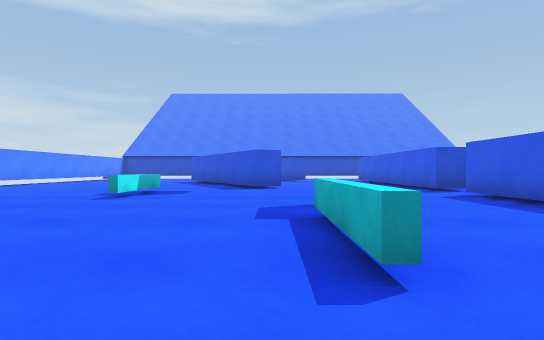
view 1 (above)

19 first-person views from a walk through a Unity game level. The camera is 0.51 m above the floor, looks level and sees 80° across. The floor is counted in squares, 1 m on a side. Each view is taken from the middle of a square. On the plan, view 1 faces up. The plan holds only what a view shows up to about 9 squares ahead; the rest is blank. The place goes on beyond the plan. The player character is not drawn. Surface patterns are stand-ins for the level's own textures.

view 2
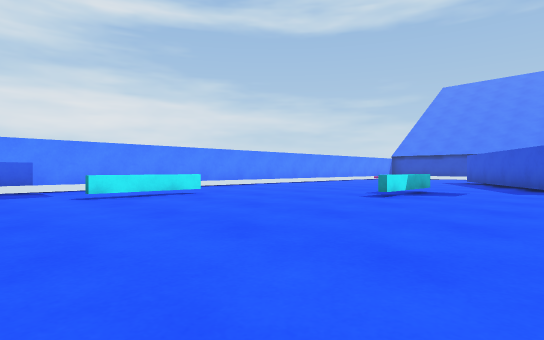

view 3
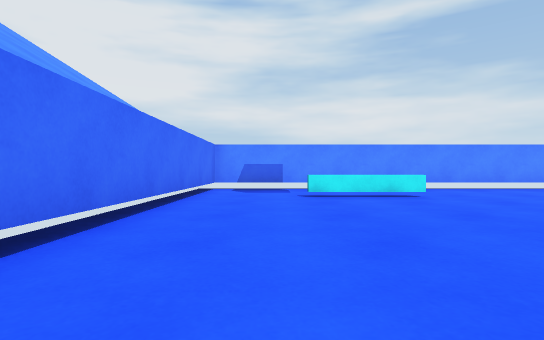

view 4
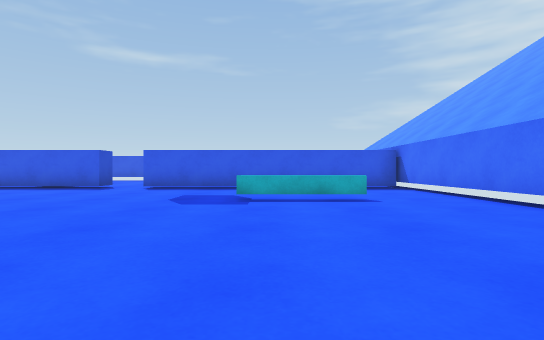

view 5
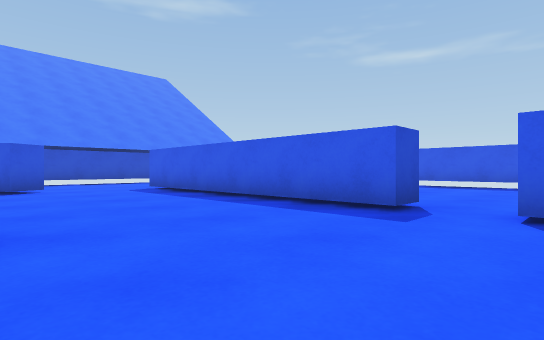

view 6
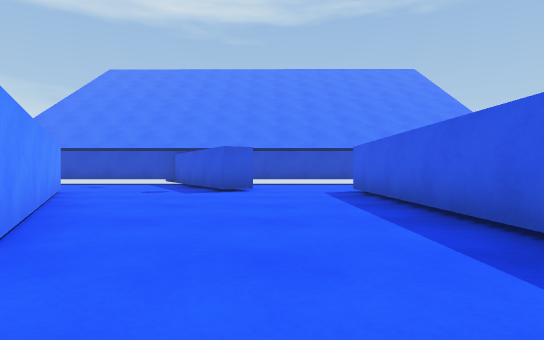

view 7
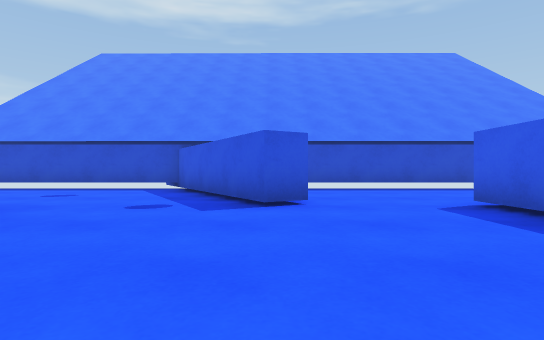

view 8
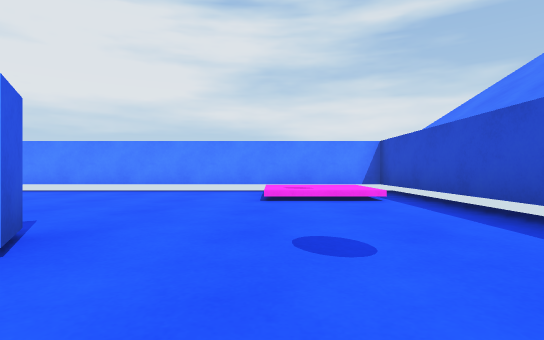

view 9
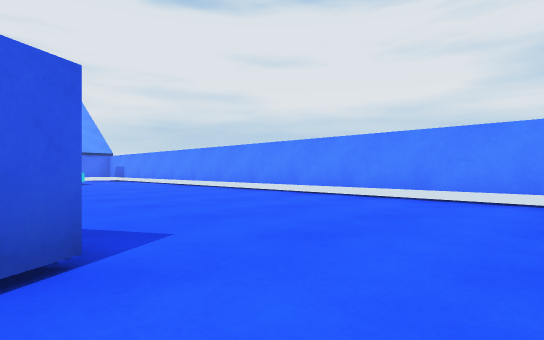

view 10
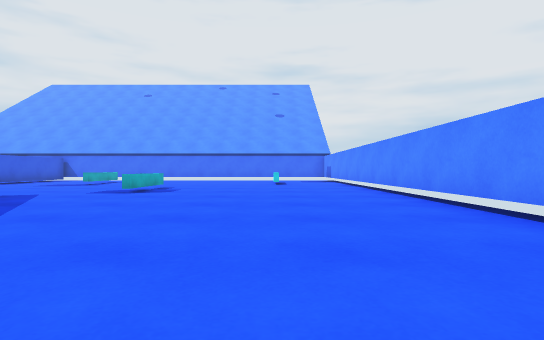

view 11
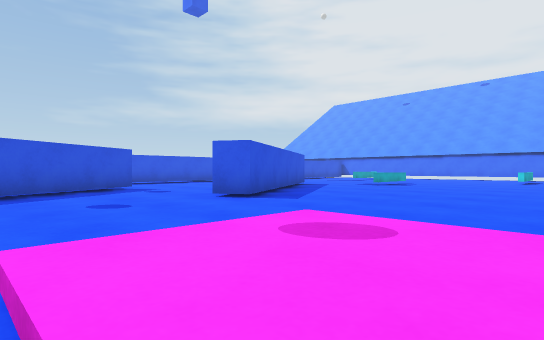

view 12
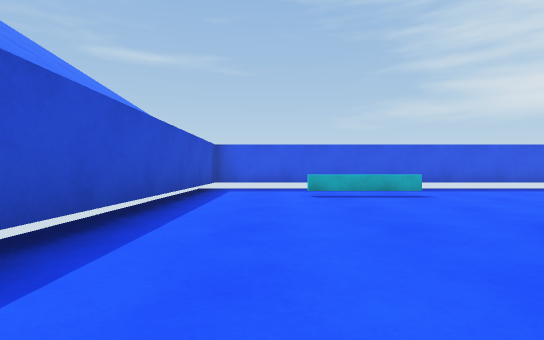

view 13
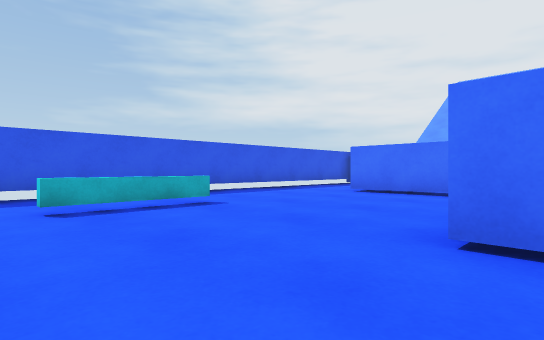

view 14
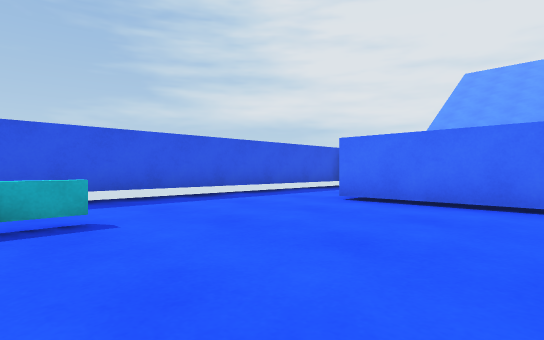

view 15
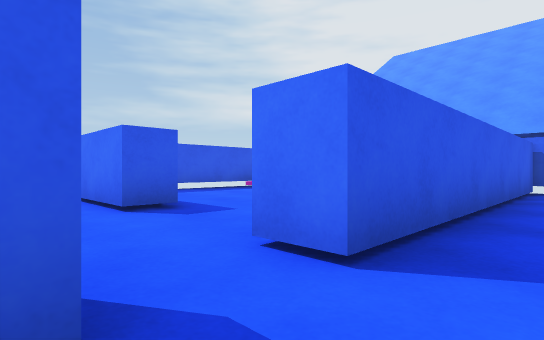

view 16
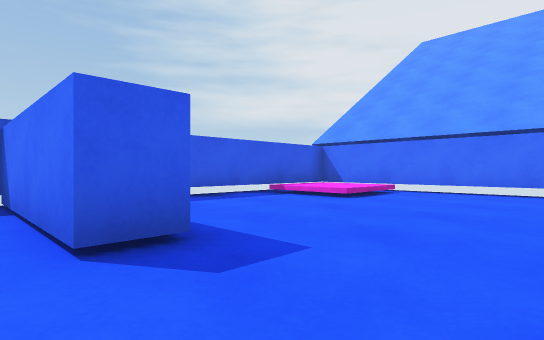

view 17
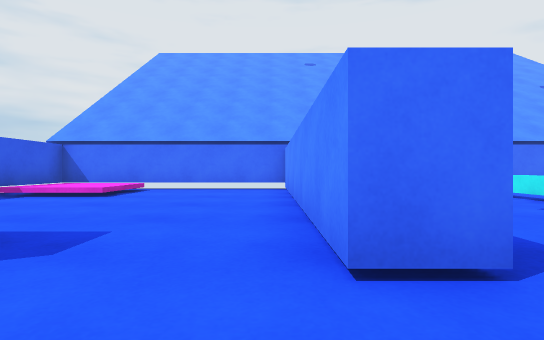

view 18
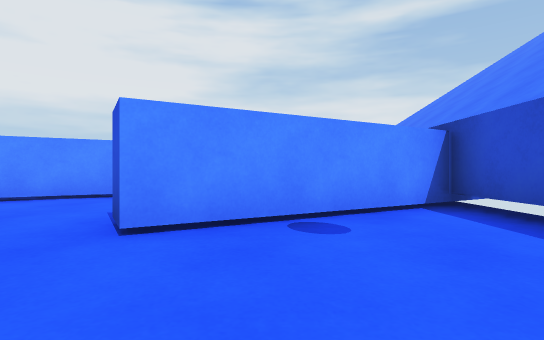

view 19
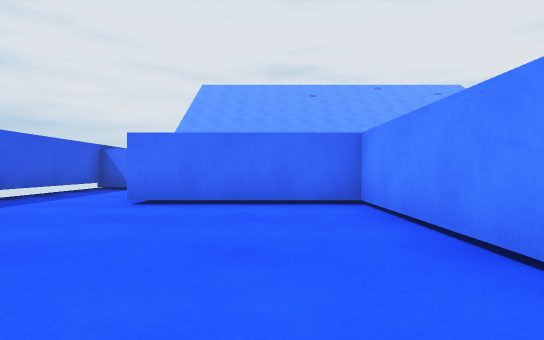

### Floor plan
Ten units are one square. View 1 is at (0, 0); x grows to the right and y downward. Boxes are objects, and circles mark ways between rooms. Rooms are numbered by the first view taken in them; rooms with no view inside come last. Other rooms are left out.
<svg viewBox="-90 -199 200 209">
<path fill="none" stroke="#000" d="M48 -78 39 -78 39 -147M-20 -130 3 -91 -4 -87M-55 5 39 5 39 -65 47 -65M15 -148 9 -145M6 -29 6 -21M-27 -80 -27 -56M5 -14 5 -36M-61 -39 -61 -16M-4 -87 -35 -141 -29 -145 -20 -130M9 -145 -17 -190M-14 -185 -85 -185 -85 5 -55 5M-29 -60 -29 -80M47 -135 47 -102 83 -102M39 -147 48 -147M105 -95 105 -185 -6 -185M-11 -194 15 -148M83 -140 83 -164M71 -57 71 -65 105 -65 105 -95M47 -65 47 -1M46 5 105 5 105 -39"/>
<circle cx="-30" cy="-72" r="3" fill="#2a7"/>
<circle cx="-5" cy="-145" r="3" fill="#2a7"/>
<circle cx="-60" cy="-5" r="3" fill="#2a7"/>
<circle cx="25" cy="-145" r="3" fill="#2a7"/>
<circle cx="40" cy="-70" r="3" fill="#2a7"/>
<circle cx="95" cy="-100" r="3" fill="#2a7"/>
<text x="0" y="-60">1</text>
<text x="-50" y="-110">2</text>
<text x="70" y="-150">3</text>
<text x="70" y="-50">4</text>
</svg>
Room 1 opens to room 2. Room 1 opens to room 3. Room 1 opens to room 4. Room 3 opens to room 4.

Where each view was taken, in squares from view 1:
view 1: 0 up, 0 right, facing up
view 2: 0 up, 0 right, facing up-left
view 3: 1 up, 0 right, facing left
view 4: 3 up, 5 left, facing right
view 5: 6 up, 0 right, facing up-right
view 6: 7 up, 2 right, facing up
view 7: 10 up, 1 right, facing up
view 8: 16 up, 1 left, facing left
view 9: 16 up, 3 left, facing down-left
view 10: 15 up, 6 left, facing down
view 11: 18 up, 8 left, facing down-right
view 12: 17 up, 2 right, facing right
view 13: 17 up, 4 right, facing down-right
view 14: 15 up, 5 right, facing down-right
view 15: 8 up, 3 right, facing down-right
view 16: 7 up, 5 right, facing down-right
view 17: 8 up, 5 right, facing down
view 18: 16 up, 4 right, facing left
view 19: 15 up, 6 right, facing down
